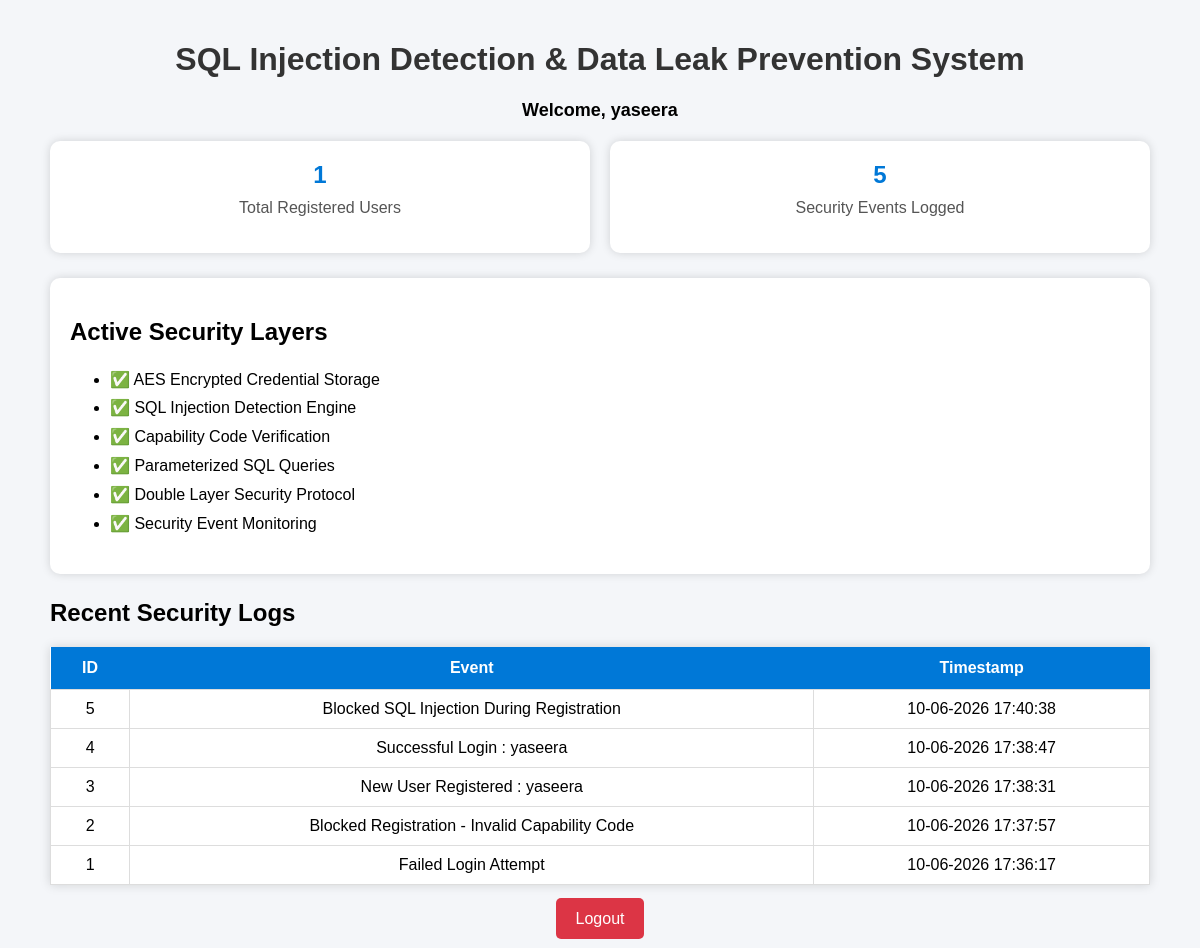
The app's page /dashboard (signed in) with its own data.
### tables this page shows
CREATE TABLE security_logs(
        id INTEGER PRIMARY KEY AUTOINCREMENT,
        event TEXT,
        timestamp TEXT
    );

### app.py (the view)
@app.route("/dashboard")
def dashboard():
    if "user" not in session:
        return redirect("/login")
    conn = sqlite3.connect(DATABASE)
    cur = conn.cursor()
    cur.execute(
        "SELECT COUNT(*) FROM users"
    )
    total_users = cur.fetchone()[0]
    cur.execute(
        "SELECT COUNT(*) FROM security_logs"
    )
    total_logs = cur.fetchone()[0]
    cur.execute(
        """
        SELECT *
        FROM security_logs
        ORDER BY id DESC
        LIMIT 10
        """
    )
    logs = cur.fetchall()
    conn.close()
    return render_template(
        "dashboard.html",
        username=session["user"],
        total_users=total_users,
        total_logs=total_logs,
        logs=logs
    )

### templates/dashboard.html (shortened to what this page needs)
<!DOCTYPE html>
<html>
<head>
</head>
<body>
<div class="container">
    <h1>SQL Injection Detection & Data Leak Prevention System</h1>
    <div class="welcome">
        Welcome, {{ username }}
    </div>
    <div class="cards">
        <div class="card">
            <h2>{{ total_users }}</h2>
            <p>Total Registered Users</p>
        </div>
        <div class="card">
            <h2>{{ total_logs }}</h2>
            <p>Security Events Logged</p>
        </div>
    </div>
    <div class="security-box">
        <h2>Active Security Layers</h2>
        <ul>
            <li>✅ AES Encrypted Credential Storage</li>
            <li>✅ SQL Injection Detection Engine</li>
            <li>✅ Capability Code Verification</li>
            <li>✅ Parameterized SQL Queries</li>
            <li>✅ Double Layer Security Protocol</li>
            <li>✅ Security Event Monitoring</li>
        </ul>
    </div>
    <h2>Recent Security Logs</h2>
    <table>
        <tr>
            <th>ID</th>
            <th>Event</th>
            <th>Timestamp</th>
        </tr>
        {% for row in logs %}
        <tr>
            <td>{{ row[0] }}</td>
            <td>{{ row[1] }}</td>
            <td>{{ row[2] }}</td>
        </tr>
        {% endfor %}
    </table>
    <div class="logout">
        <a href="/logout">Logout</a>
    </div>
</div>
</body>
</html>

### templates/dashboard.html (style rules this page uses)
body { font-family:Arial,sans-serif; background:#f4f6f9; margin:0; padding:20px; }
.container { max-width:1100px; margin:auto; }
h1 { text-align:center; color:#333; }
.welcome { text-align:center; margin-bottom:20px; font-size:18px; font-weight:bold; }
.cards { display:flex; gap:20px; margin-bottom:25px; }
.card { flex:1; background:white; padding:20px; border-radius:10px; text-align:center; box-shadow:0px 0px 10px rgba(0,0,0,0.15); }
.card h2 { margin:0; color:#0078d7; }
.card p { margin-top:10px; color:#555; }
.security-box { background:white; padding:20px; border-radius:10px; margin-bottom:25px; box-shadow:0px 0px 10px rgba(0,0,0,0.15); }
.security-box ul { line-height:1.8; }
table { width:100%; border-collapse:collapse; background:white; box-shadow:0px 0px 10px rgba(0,0,0,0.15); }
th { background:#0078d7; color:white; padding:12px; }
td { border:1px solid #ddd; padding:10px; text-align:center; }
.logout { text-align:center; margin-top:25px; }
.logout a { background:#dc3545; color:white; padding:12px 20px; border-radius:5px; text-decoration:none; }

### records on screen
security_logs: id "5", event "Blocked SQL Injection During Registration", timestamp "10-06-2026 17:40:38"
security_logs: id "4", event "Successful Login : yaseera", timestamp "10-06-2026 17:38:47"
security_logs: id "3", event "New User Registered : yaseera", timestamp "10-06-2026 17:38:31"
security_logs: id "2", event "Blocked Registration - Invalid Capability Code", timestamp "10-06-2026 17:37:57"
security_logs: id "1", event "Failed Login Attempt", timestamp "10-06-2026 17:36:17"

### other values on screen
{{ username }} "yaseera"
{{ total_users }} "1"
{{ total_logs }} "5"
